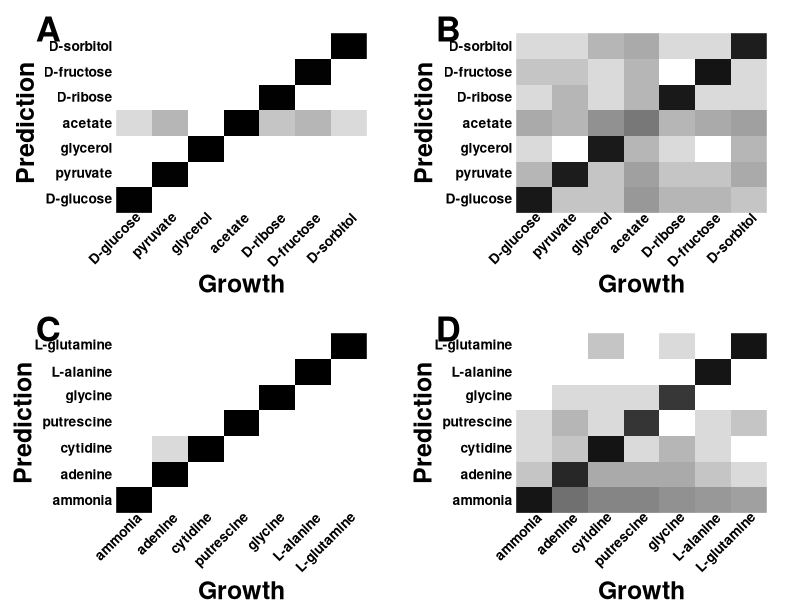

Write the R code that produced this figure.
a <- 1
b <- 125
max.value <- 350*a
N1R1C = c(344,0,0,0,0,0,0,1,338,0,0,0,0,0,0,0,348,0,0,0,0,4,10,2,350,7,11,3,0,1,0,0,342,0,0,0,0,0,0,0,337,0,0,0,0,0,0,1,347)
N1R1C[N1R1C!=0] <- N1R1C[N1R1C!=0]*a
N1R1N = c(350,1,0,1,0,0,0,0,346,0,0,0,0,0,0,3,349,1,2,0,2,0,0,0,346,0,1,0,0,0,0,0,347,0,0,0,0,1,2,0,346,0,0,0,0,0,0,0,348)
N1R1N[N1R1N!=0] <- N1R1N[N1R1N!=0]*a
N20R1C = c(221,6,7,19,10,10,7,10,202,6,16,8,8,13,5,2,211,10,4,1,10,12,11,20,34,11,12,16,5,9,5,10,216,4,5,7,8,3,9,2,238,4,4,4,11,13,4,4,199)
N20R1C[N20R1C!=0] <- N20R1C[N20R1C!=0]*a
N20R1N = c(233,40,28,26,22,18,16,8,167,13,12,14,6,4,4,7,240,3,11,4,1,4,9,3,127,2,4,8,1,5,3,3,123,2,1,0,0,2,1,1,234,0,2,2,7,1,3,1,240)
N20R1N[N20R1N!=0] <- N20R1N[N20R1N!=0]*a
dim(N1R1C) <- c(7,7)
dim(N1R1N) <- c(7,7)
dim(N20R1C) <- c(7,7)
dim(N20R1N) <- c(7,7)

filename = "/Users/austin/Google\ Drive/Documents/Research/Ecoli_FBA_input_prediction/Figures/heatmap.pdf"

#library(fields) 

pdf(filename, width=10, height=10)

par(mfrow=c(2,2))

par(mgp=c(1,1,0))
par(oma=c(0,0,0,0))
par(family = "Helvetica")

par(mar=c(5.25,7,2,2))

image(N1R1C, zlim=c(0, max.value), col = gray(1-log(1:b)/log(b)),
      axes=FALSE,
      xaxt="n",
      yaxt="n"
)

text(x = -0.4,
     y = 1.11,
     cex = 2.5,
     labels = 'A',
     xpd = TRUE,
     font = 2
)

text(x = c(0,0.167,0.33,0.5,0.67,0.833,1.0)+0.025,
     y = -0.1,
     labels = paste(lab=rev(c('D-sorbitol',"D-fructose","D-ribose","acetate","glycerol","pyruvate",'D-glucose')), sep = " "),
     srt = 45,
     adj = 1,
     cex = 1,
     xpd = TRUE,
     font = 2
)

mtext("Growth", 1, line=4, cex=1.5, font = 2)

text(x = -0.1,
     y = c(0,0.167,0.33,0.5,0.67,0.833,1.0),
     labels = paste(lab=rev(c('D-sorbitol',"D-fructose","D-ribose","acetate","glycerol","pyruvate",'D-glucose')), sep = " "),
     adj = 1,
     cex = 1,
     xpd = TRUE,
     font = 2
)

mtext("Prediction", 2, line=4.75, cex=1.5, font = 2)

par(mar=c(5.25,7,2,2))

image(N20R1C, zlim=c(0, max.value), col = gray(1-log(1:b)/log(b)),
      axes=FALSE,
      xaxt="n",
      yaxt="n"
)

text(x = -0.4,
     y = 1.11,
     cex = 2.5,
     labels = 'B',
     xpd = TRUE,
     font = 2
)

text(x = c(0,0.167,0.33,0.5,0.67,0.833,1.0)+0.025,
     y = -0.1,
     labels = paste(lab=rev(c('D-sorbitol',"D-fructose","D-ribose","acetate","glycerol","pyruvate",'D-glucose')), sep = " "),
     srt = 45,
     adj = 1,
     cex = 1,
     xpd = TRUE,
     font = 2
)

mtext("Growth", 1, line=4, cex=1.5, font = 2)

text(x = -0.1,
     y = c(0,0.167,0.33,0.5,0.67,0.833,1.0),
     labels = paste(lab=rev(c('D-sorbitol',"D-fructose","D-ribose","acetate","glycerol","pyruvate",'D-glucose')), sep = " "),
     adj = 1,
     cex = 1,
     xpd = TRUE,
     font = 2
)

mtext("Prediction", 2, line=4.85, cex=1.5, font = 2)

par(mar=c(5.25,7,2,2))


image(N1R1N, zlim=c(0, max.value), col = gray(1-log(1:b)/log(b)),
      axes=FALSE,
      xaxt="n",
      yaxt="n"
)

text(x = -0.4,
     y = 1.11,
     cex = 2.5,
     labels = 'C',
     xpd = TRUE,
     font = 2
)

text(x = c(0,0.167,0.33,0.5,0.67,0.833,1.0)+0.025,
     y = -0.1,
     labels = paste(lab=rev(c('L-glutamine',"L-alanine","glycine","putrescine","cytidine","adenine",'ammonia')), sep = " "),
     srt = 45,
     adj = 1,
     cex = 1,
     xpd = TRUE,
     font = 2
)

mtext("Growth", 1, line=4.4, cex=1.5, font = 2)

text(x = -0.1,
     y = c(0,0.167,0.33,0.5,0.67,0.833,1.0),
     labels = paste(lab=rev(c('L-glutamine',"L-alanine","glycine","putrescine","cytidine","adenine",'ammonia')), sep = " "),
     adj = 1,
     cex = 1,
     xpd = TRUE,
     font = 2
)

mtext("Prediction", 2, line=4.9, cex=1.5, font = 2)

par(mar=c(5.25,7,2,2))

image(N20R1N, zlim=c(0, max.value), col = gray(1-log(1:b)/log(b)),
      axes=FALSE,
      xaxt="n",
      yaxt="n"
)


text(x = -0.4,
     y = 1.11,
     cex = 2.5,
     labels = 'D',
     xpd = TRUE,
     font = 2
)

text(x = c(0,0.167,0.33,0.5,0.67,0.833,1.0)+0.025,
     y = -0.1,
     labels = paste(lab=rev(c('L-glutamine',"L-alanine","glycine","putrescine","cytidine","adenine",'ammonia')), sep = " "),
     srt = 45,
     adj = 1,
     cex = 1,
     xpd = TRUE,
     font = 2
)

mtext("Growth", 1, line=4.4, cex=1.5, font = 2)

text(x = -0.1,
     y = c(0,0.167,0.33,0.5,0.67,0.833,1.0),
     labels = paste(lab=rev(c('L-glutamine',"L-alanine","glycine","putrescine","cytidine","adenine",'ammonia')), sep = " "),
     adj = 1,
     cex = 1,
     xpd = TRUE,
     font = 2
)

mtext("Prediction", 2, line=4.9, cex=1.5, font = 2)

#legend(1.15,
#       1.0, 
#       y.intersp=.5,
#       legend=c("", "", "", "", "", "", "", "", ""), 
#       fill=gray(log(seq(1,8,length=9))/max(log(seq(1,10,length=9)))), 
#       border=gray(log(seq(1,8,length=9))/max(log(seq(1,10,length=9)))),
#       cex=5,
#       box.lwd=0,
#       bty="n")

#text(1.46,-0.1,expression(paste(Delta, "Units?")), cex=3, xpd = TRUE)
#text(1.525,0.86,"350", cex=2, xpd = TRUE)
#text(1.525,.67,"10", cex=2, xpd = TRUE)
#text(1.525,.482,"2", cex=2, xpd = TRUE)
#text(1.525,.295,"1", cex=2, xpd = TRUE)
#text(1.525,.105,"0", cex=2, xpd = TRUE)

dev.off()